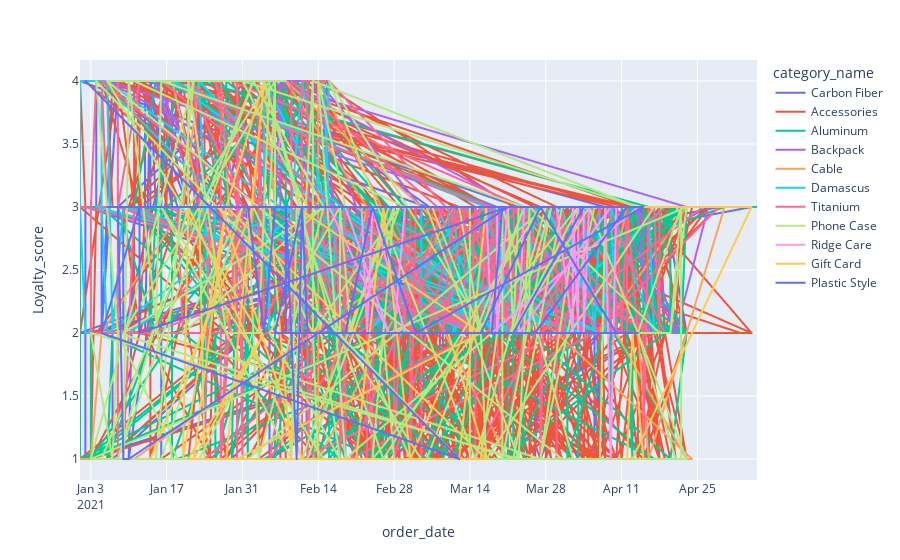

Here is the notebook cell this chart was saved with:
### Code cell
fig = px.line(results, x='order_date', y='Loyalty_score', color='category_name' )
fig.show()

### Figure 1 — Plotly figure (JSON) as saved in the notebook; plotly's stock layout.template omitted (floating-point values rounded to 4 significant figures; data arrays with more than 128 entries replaced by an {"elided": "..."} marker saying what was removed)
{"data": [{"hovertemplate": "category_name=Carbon Fiber<br>order_date=%{x}<br>Loyalty_score=%{y}<extra></extra>", "legendgroup": "Carbon Fiber", "line": {"color": "#636efa", "dash": "solid"}, "marker": {"symbol": "circle"}, "mode": "lines", "name": "Carbon Fiber", "showlegend": true, "type": "scattergl", "x": {"elided": "587 str values"}, "xaxis": "x", "y": {"elided": "587 int values"}, "yaxis": "y"}, {"hovertemplate": "category_name=Accessories<br>order_date=%{x}<br>Loyalty_score=%{y}<extra></extra>", "legendgroup": "Accessories", "line": {"color": "#EF553B", "dash": "solid"}, "marker": {"symbol": "circle"}, "mode": "lines", "name": "Accessories", "showlegend": true, "type": "scattergl", "x": {"elided": "1854 str values"}, "xaxis": "x", "y": {"elided": "1854 int values"}, "yaxis": "y"}, {"hovertemplate": "category_name=Aluminum<br>order_date=%{x}<br>Loyalty_score=%{y}<extra></extra>", "legendgroup": "Aluminum", "line": {"color": "#00cc96", "dash": "solid"}, "marker": {"symbol": "circle"}, "mode": "lines", "name": "Aluminum", "showlegend": true, "type": "scattergl", "x": {"elided": "590 str values"}, "xaxis": "x", "y": {"elided": "590 int values"}, "yaxis": "y"}, {"hovertemplate": "category_name=Backpack<br>order_date=%{x}<br>Loyalty_score=%{y}<extra></extra>", "legendgroup": "Backpack", "line": {"color": "#ab63fa", "dash": "solid"}, "marker": {"symbol": "circle"}, "mode": "lines", "name": "Backpack", "showlegend": true, "type": "scattergl", "x": ["2021-04-21T00:00:00", "2021-04-21T00:00:00", "2021-04-17T00:00:00", "2021-04-16T00:00:00", "2021-04-16T00:00:00", "2021-04-14T00:00:00", "2021-04-21T00:00:00", "2021-04-27T00:00:00", "2021-04-18T00:00:00", "2021-04-05T00:00:00", "2021-04-01T00:00:00", "2021-03-27T00:00:00", "2021-03-29T00:00:00", "2021-04-04T00:00:00", "2021-04-04T00:00:00", "2021-03-18T00:00:00", "2021-04-17T00:00:00", "2021-03-17T00:00:00", "2021-03-16T00:00:00", "2021-03-16T00:00:00", "2021-04-08T00:00:00", "2021-03-23T00:00:00", "2021-03-25T00:00:00", "2021-03-12T00:00:00", "2021-04-07T00:00:00", "2021-03-11T00:00:00", "2021-05-01T00:00:00", "2021-04-08T00:00:00", "2021-03-09T00:00:00", "2021-03-09T00:00:00", "2021-03-09T00:00:00", "2021-04-10T00:00:00", "2021-04-21T00:00:00", "2021-02-24T00:00:00", "2021-02-21T00:00:00", "2021-02-13T00:00:00", "2021-02-07T00:00:00", "2021-03-23T00:00:00", "2021-02-06T00:00:00", "2021-02-07T00:00:00", "2021-02-07T00:00:00", "2021-04-23T00:00:00", "2021-02-04T00:00:00", "2021-02-26T00:00:00", "2021-02-17T00:00:00", "2021-04-12T00:00:00", "2021-01-26T00:00:00", "2021-01-12T00:00:00", "2021-01-26T00:00:00", "2021-01-15T00:00:00", "2021-01-23T00:00:00", "2021-03-05T00:00:00", "2021-02-14T00:00:00", "2021-02-17T00:00:00", "2021-01-06T00:00:00", "2021-01-05T00:00:00", "2021-02-14T00:00:00", "2021-01-01T00:00:00", "2021-01-06T00:00:00", "2021-03-19T00:00:00"], "xaxis": "x", "y": [2, 2, 2, 2, 2, 3, 2, 3, 3, 3, 3, 3, 3, 2, 3, 2, 2, 3, 3, 3, 3, 3, 3, 3, 3, 3, 3, 3, 3, 3, 2, 3, 2, 2, 3, 4, 4, 3, 3, 4, 3, 3, 4, 2, 2, 2, 3, 3, 3, 4, 3, 3, 4, 3, 4, 4, 4, 4, 4, 3], "yaxis": "y"}, {"hovertemplate": "category_name=Cable<br>order_date=%{x}<br>Loyalty_score=%{y}<extra></extra>", "legendgroup": "Cable", "line": {"color": "#FFA15A", "dash": "solid"}, "marker": {"symbol": "circle"}, "mode": "lines", "name": "Cable", "showlegend": true, "type": "scattergl", "x": ["2021-04-19T00:00:00", "2021-04-19T00:00:00", "2021-04-19T00:00:00", "2021-04-19T00:00:00", "2021-04-14T00:00:00", "2021-04-14T00:00:00", "2021-04-14T00:00:00", "2021-04-30T00:00:00", "2021-04-30T00:00:00", "2021-04-30T00:00:00", "2021-04-16T00:00:00", "2021-04-12T00:00:00", "2021-04-07T00:00:00", "2021-04-23T00:00:00", "2021-05-02T00:00:00", "2021-04-03T00:00:00", "2021-04-03T00:00:00", "2021-04-03T00:00:00", "2021-04-11T00:00:00", "2021-04-20T00:00:00", "2021-04-23T00:00:00", "2021-03-28T00:00:00", "2021-03-28T00:00:00", "2021-04-23T00:00:00", "2021-04-10T00:00:00", "2021-03-23T00:00:00", "2021-03-24T00:00:00", "2021-03-21T00:00:00", "2021-03-21T00:00:00", "2021-03-21T00:00:00", "2021-03-20T00:00:00", "2021-03-27T00:00:00", "2021-03-20T00:00:00", "2021-03-14T00:00:00", "2021-03-24T00:00:00", "2021-04-15T00:00:00", "2021-03-30T00:00:00", "2021-03-25T00:00:00", "2021-03-11T00:00:00", "2021-03-25T00:00:00", "2021-03-06T00:00:00", "2021-03-12T00:00:00", "2021-03-03T00:00:00", "2021-03-03T00:00:00", "2021-03-18T00:00:00", "2021-03-18T00:00:00", "2021-03-01T00:00:00", "2021-03-31T00:00:00", "2021-03-12T00:00:00", "2021-04-08T00:00:00", "2021-02-27T00:00:00", "2021-02-26T00:00:00", "2021-02-25T00:00:00", "2021-03-11T00:00:00", "2021-02-22T00:00:00", "2021-02-22T00:00:00", "2021-03-09T00:00:00", "2021-02-21T00:00:00", "2021-03-24T00:00:00", "2021-02-17T00:00:00", "2021-03-11T00:00:00", "2021-02-14T00:00:00", "2021-02-14T00:00:00", "2021-03-21T00:00:00", "2021-02-13T00:00:00", "2021-02-23T00:00:00", "2021-02-06T00:00:00", "2021-02-04T00:00:00", "2021-01-31T00:00:00", "2021-02-09T00:00:00", "2021-02-09T00:00:00", "2021-01-29T00:00:00", "2021-01-30T00:00:00", "2021-01-27T00:00:00", "2021-01-23T00:00:00", "2021-01-23T00:00:00", "2021-01-23T00:00:00", "2021-01-20T00:00:00", "2021-01-29T00:00:00", "2021-01-18T00:00:00", "2021-01-18T00:00:00", "2021-01-18T00:00:00", "2021-01-18T00:00:00", "2021-01-18T00:00:00", "2021-01-18T00:00:00", "2021-01-18T00:00:00", "2021-03-17T00:00:00", "2021-02-13T00:00:00", "2021-01-11T00:00:00", "2021-01-20T00:00:00", "2021-04-24T00:00:00", "2021-02-08T00:00:00", "2021-02-23T00:00:00", "2021-02-25T00:00:00", "2021-02-24T00:00:00", "2021-01-20T00:00:00", "2021-01-05T00:00:00", "2021-01-03T00:00:00", "2021-01-06T00:00:00", "2021-01-01T00:00:00", "2021-01-06T00:00:00"], "xaxis": "x", "y": [3, 3, 3, 3, 3, 3, 3, 3, 3, 3, 1, 3, 2, 3, 3, 3, 3, 3, 3, 3, 3, 3, 3, 1, 2, 3, 3, 3, 3, 3, 3, 2, 3, 3, 3, 3, 3, 3, 3, 3, 3, 3, 3, 3, 3, 3, 3, 3, 3, 3, 3, 3, 3, 3, 3, 3, 3, 3, 2, 3, 3, 1, 4, 1, 1, 3, 3, 4, 2, 2, 3, 3, 2, 4, 4, 4, 4, 3, 2, 4, 4, 4, 4, 4, 4, 4, 3, 2, 1, 1, 1, 4, 3, 3, 3, 3, 2, 1, 1, 1, 1], "yaxis": "y"}, {"hovertemplate": "category_name=Damascus<br>order_date=%{x}<br>Loyalty_score=%{y}<extra></extra>", "legendgroup": "Damascus", "line": {"color": "#19d3f3", "dash": "solid"}, "marker": {"symbol": "circle"}, "mode": "lines", "name": "Damascus", "showlegend": true, "type": "scattergl", "x": {"elided": "167 str values"}, "xaxis": "x", "y": {"elided": "167 int values"}, "yaxis": "y"}, {"hovertemplate": "category_name=Titanium<br>order_date=%{x}<br>Loyalty_score=%{y}<extra></extra>", "legendgroup": "Titanium", "line": {"color": "#FF6692", "dash": "solid"}, "marker": {"symbol": "circle"}, "mode": "lines", "name": "Titanium", "showlegend": true, "type": "scattergl", "x": {"elided": "263 str values"}, "xaxis": "x", "y": {"elided": "263 int values"}, "yaxis": "y"}, {"hovertemplate": "category_name=Phone Case<br>order_date=%{x}<br>Loyalty_score=%{y}<extra></extra>", "legendgroup": "Phone Case", "line": {"color": "#B6E880", "dash": "solid"}, "marker": {"symbol": "circle"}, "mode": "lines", "name": "Phone Case", "showlegend": true, "type": "scattergl", "x": {"elided": "213 str values"}, "xaxis": "x", "y": {"elided": "213 int values"}, "yaxis": "y"}, {"hovertemplate": "category_name=Ridge Care<br>order_date=%{x}<br>Loyalty_score=%{y}<extra></extra>", "legendgroup": "Ridge Care", "line": {"color": "#FF97FF", "dash": "solid"}, "marker": {"symbol": "circle"}, "mode": "lines", "name": "Ridge Care", "showlegend": true, "type": "scattergl", "x": ["2021-04-15T00:00:00", "2021-04-13T00:00:00", "2021-04-12T00:00:00", "2021-04-12T00:00:00", "2021-04-11T00:00:00", "2021-04-12T00:00:00", "2021-04-10T00:00:00", "2021-04-09T00:00:00", "2021-04-08T00:00:00", "2021-04-06T00:00:00", "2021-04-05T00:00:00", "2021-04-04T00:00:00", "2021-04-04T00:00:00", "2021-04-03T00:00:00", "2021-04-03T00:00:00", "2021-04-03T00:00:00", "2021-04-03T00:00:00", "2021-04-03T00:00:00", "2021-04-02T00:00:00", "2021-04-02T00:00:00", "2021-04-02T00:00:00", "2021-03-30T00:00:00", "2021-03-29T00:00:00", "2021-03-28T00:00:00", "2021-03-28T00:00:00", "2021-03-28T00:00:00", "2021-03-28T00:00:00", "2021-03-26T00:00:00", "2021-03-24T00:00:00", "2021-03-23T00:00:00", "2021-03-23T00:00:00", "2021-04-09T00:00:00", "2021-03-22T00:00:00", "2021-03-21T00:00:00", "2021-03-30T00:00:00", "2021-03-21T00:00:00", "2021-03-19T00:00:00", "2021-03-19T00:00:00", "2021-04-14T00:00:00", "2021-03-18T00:00:00", "2021-03-17T00:00:00", "2021-03-16T00:00:00", "2021-03-16T00:00:00", "2021-03-15T00:00:00", "2021-03-29T00:00:00", "2021-03-16T00:00:00", "2021-03-15T00:00:00", "2021-03-14T00:00:00", "2021-03-14T00:00:00", "2021-03-13T00:00:00", "2021-03-18T00:00:00", "2021-03-09T00:00:00", "2021-03-09T00:00:00", "2021-03-18T00:00:00", "2021-03-11T00:00:00", "2021-03-07T00:00:00", "2021-03-06T00:00:00", "2021-03-21T00:00:00", "2021-03-02T00:00:00", "2021-02-28T00:00:00", "2021-03-02T00:00:00", "2021-02-24T00:00:00", "2021-02-23T00:00:00", "2021-02-22T00:00:00", "2021-02-19T00:00:00", "2021-02-27T00:00:00", "2021-02-16T00:00:00", "2021-03-10T00:00:00", "2021-02-17T00:00:00"], "xaxis": "x", "y": [3, 3, 3, 3, 3, 3, 3, 1, 3, 3, 3, 2, 3, 3, 3, 3, 2, 2, 3, 3, 2, 3, 3, 3, 3, 3, 3, 3, 3, 2, 2, 3, 3, 3, 3, 3, 2, 3, 3, 2, 3, 3, 3, 3, 3, 3, 3, 3, 3, 3, 3, 3, 3, 3, 3, 3, 3, 3, 3, 2, 2, 3, 2, 3, 3, 2, 3, 3, 3], "yaxis": "y"}, {"hovertemplate": "category_name=Gift Card<br>order_date=%{x}<br>Loyalty_score=%{y}<extra></extra>", "legendgroup": "Gift Card", "line": {"color": "#FECB52", "dash": "solid"}, "marker": {"symbol": "circle"}, "mode": "lines", "name": "Gift Card", "showlegend": true, "type": "scattergl", "x": ["2021-04-15T00:00:00", "2021-04-13T00:00:00", "2021-04-12T00:00:00", "2021-04-13T00:00:00", "2021-05-05T00:00:00", "2021-04-12T00:00:00", "2021-03-29T00:00:00", "2021-03-17T00:00:00", "2021-03-12T00:00:00", "2021-03-17T00:00:00", "2021-03-10T00:00:00", "2021-03-13T00:00:00", "2021-03-03T00:00:00", "2021-02-26T00:00:00", "2021-02-21T00:00:00", "2021-03-03T00:00:00", "2021-02-19T00:00:00", "2021-02-18T00:00:00", "2021-03-16T00:00:00", "2021-02-26T00:00:00", "2021-02-25T00:00:00", "2021-02-09T00:00:00", "2021-02-05T00:00:00", "2021-02-10T00:00:00", "2021-03-16T00:00:00", "2021-01-30T00:00:00", "2021-01-28T00:00:00", "2021-02-04T00:00:00", "2021-01-28T00:00:00", "2021-01-22T00:00:00", "2021-02-04T00:00:00", "2021-01-21T00:00:00", "2021-03-17T00:00:00", "2021-01-28T00:00:00", "2021-01-20T00:00:00", "2021-01-21T00:00:00", "2021-02-11T00:00:00", "2021-01-27T00:00:00", "2021-02-02T00:00:00", "2021-01-14T00:00:00"], "xaxis": "x", "y": [1, 2, 1, 1, 3, 3, 3, 3, 1, 1, 2, 2, 1, 3, 1, 1, 1, 1, 1, 1, 1, 1, 3, 3, 2, 1, 1, 4, 3, 1, 2, 1, 1, 3, 1, 3, 1, 3, 3, 1], "yaxis": "y"}, {"hovertemplate": "category_name=Plastic Style<br>order_date=%{x}<br>Loyalty_score=%{y}<extra></extra>", "legendgroup": "Plastic Style", "line": {"color": "#636efa", "dash": "solid"}, "marker": {"symbol": "circle"}, "mode": "lines", "name": "Plastic Style", "showlegend": true, "type": "scattergl", "x": ["2021-04-10T00:00:00", "2021-03-27T00:00:00", "2021-04-12T00:00:00", "2021-03-26T00:00:00", "2021-03-26T00:00:00", "2021-03-25T00:00:00", "2021-03-18T00:00:00", "2021-03-20T00:00:00", "2021-03-15T00:00:00", "2021-03-17T00:00:00", "2021-03-14T00:00:00", "2021-03-14T00:00:00", "2021-03-12T00:00:00", "2021-03-12T00:00:00", "2021-04-15T00:00:00", "2021-03-04T00:00:00", "2021-04-14T00:00:00", "2021-03-16T00:00:00", "2021-03-04T00:00:00", "2021-04-01T00:00:00", "2021-03-16T00:00:00", "2021-02-19T00:00:00", "2021-03-02T00:00:00", "2021-03-09T00:00:00", "2021-02-19T00:00:00", "2021-02-24T00:00:00", "2021-03-04T00:00:00", "2021-02-13T00:00:00", "2021-02-12T00:00:00", "2021-02-25T00:00:00", "2021-02-12T00:00:00", "2021-02-11T00:00:00", "2021-02-10T00:00:00", "2021-02-08T00:00:00", "2021-02-08T00:00:00", "2021-03-16T00:00:00", "2021-03-27T00:00:00", "2021-02-07T00:00:00", "2021-02-07T00:00:00", "2021-04-04T00:00:00", "2021-03-22T00:00:00", "2021-02-06T00:00:00", "2021-02-11T00:00:00", "2021-02-06T00:00:00", "2021-02-04T00:00:00", "2021-02-01T00:00:00", "2021-02-09T00:00:00", "2021-01-29T00:00:00", "2021-01-21T00:00:00", "2021-02-07T00:00:00", "2021-03-26T00:00:00", "2021-01-12T00:00:00", "2021-01-12T00:00:00", "2021-03-21T00:00:00", "2021-01-10T00:00:00", "2021-01-09T00:00:00", "2021-01-08T00:00:00", "2021-01-07T00:00:00", "2021-01-07T00:00:00", "2021-01-06T00:00:00", "2021-01-29T00:00:00", "2021-01-06T00:00:00", "2021-01-19T00:00:00", "2021-01-12T00:00:00", "2021-01-05T00:00:00", "2021-03-12T00:00:00", "2021-01-02T00:00:00"], "xaxis": "x", "y": [2, 3, 3, 2, 2, 2, 2, 3, 3, 3, 3, 3, 3, 3, 3, 2, 2, 2, 2, 2, 2, 2, 2, 2, 2, 3, 2, 2, 2, 2, 2, 3, 1, 3, 2, 2, 3, 3, 3, 3, 2, 2, 3, 3, 2, 3, 3, 3, 3, 3, 3, 3, 2, 3, 1, 1, 3, 3, 3, 3, 3, 3, 3, 3, 2, 1, 4], "yaxis": "y"}], "layout": {"legend": {"title": {"text": "category_name"}, "tracegroupgap": 0}, "margin": {"t": 60}, "xaxis": {"anchor": "y", "domain": [0, 1], "title": {"text": "order_date"}}, "yaxis": {"anchor": "x", "domain": [0, 1], "title": {"text": "Loyalty_score"}}}}
